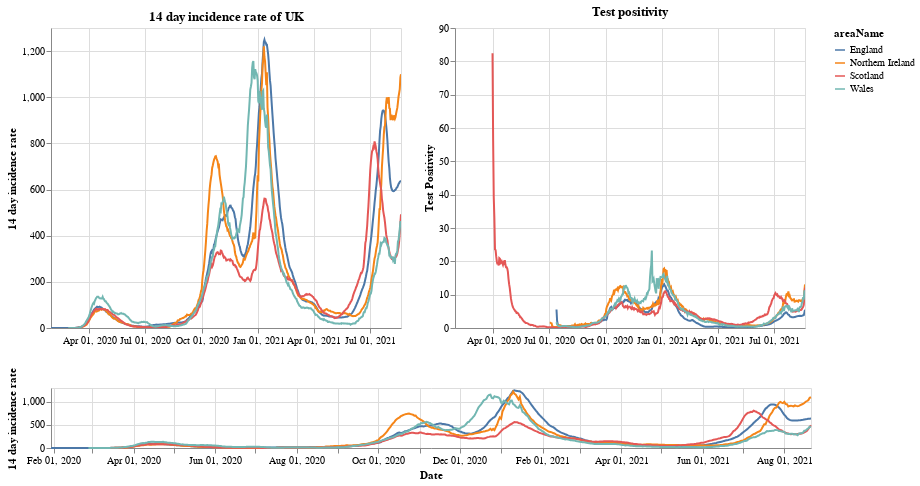

Write notebook code for a chart like this one.
### Markdown cell above
# Plots

First a plot with each country in the UK. The top right shows the positivity rate for (which is the percentage of registered tests which were positive) while the top left is the 14 day incidence rate. The bottom chart can be used to select the timeframe (does not work on a mobile device).

### Code cell
#collapse
brush = alt.selection(type='interval', name='DateBrush',encodings=['x'],fields=['Time'])
leg_selection = alt.selection_multi(fields=['areaName'], bind='legend')

base = alt.Chart(uk_cases).mark_line().encode(
    x=alt.X("yearmonthdate(date):T", axis=alt.Axis(title='Date')),
    y=alt.Y("twoWeeklyCasesRate:Q", axis=alt.Axis(title='14 day incidence rate')),
    tooltip=['areaName', 'date','twoWeeklyCasesRate', 'testPositivity'],
    color='areaName',
    opacity=alt.condition(leg_selection, alt.value(2), alt.value(0.1))
).add_selection(leg_selection).properties(width=350)

upper = base.encode(alt.X('yearmonthdate(date):T', axis=alt.Axis(title=''),
                         scale=alt.Scale(domain=brush))
                   ).properties(title=f'14 day incidence rate of UK')
upper_right = upper.encode(alt.Y('testPositivity:Q', axis=alt.Axis(title='Test Positivity'))).properties(title='Test positivity')
lower = base.properties(height=60, width = 760).add_selection(brush)

(upper | upper_right) & lower

### Figure 1 — Vega-Lite specification as saved in the notebook (floating-point values rounded to 4 significant figures; data arrays with more than 128 entries replaced by an {"elided": "..."} marker saying what was removed)
{"config": {"view": {"continuousWidth": 400, "continuousHeight": 300}}, "vconcat": [{"hconcat": [{"mark": "line", "encoding": {"color": {"type": "nominal", "field": "areaName"}, "opacity": {"condition": {"value": 2, "selection": "selector001"}, "value": 0.1}, "tooltip": [{"type": "nominal", "field": "areaName"}, {"type": "temporal", "field": "date"}, {"type": "quantitative", "field": "twoWeeklyCasesRate"}, {"type": "quantitative", "field": "testPositivity"}], "x": {"type": "temporal", "axis": {"title": ""}, "field": "date", "scale": {"domain": {"selection": "DateBrush"}}, "timeUnit": "yearmonthdate"}, "y": {"type": "quantitative", "axis": {"title": "14 day incidence rate"}, "field": "twoWeeklyCasesRate"}}, "selection": {"selector001": {"type": "multi", "fields": ["areaName"], "bind": "legend"}}, "title": "14 day incidence rate of UK", "width": 350}, {"mark": "line", "encoding": {"color": {"type": "nominal", "field": "areaName"}, "opacity": {"condition": {"value": 2, "selection": "selector001"}, "value": 0.1}, "tooltip": [{"type": "nominal", "field": "areaName"}, {"type": "temporal", "field": "date"}, {"type": "quantitative", "field": "twoWeeklyCasesRate"}, {"type": "quantitative", "field": "testPositivity"}], "x": {"type": "temporal", "axis": {"title": ""}, "field": "date", "scale": {"domain": {"selection": "DateBrush"}}, "timeUnit": "yearmonthdate"}, "y": {"type": "quantitative", "axis": {"title": "Test Positivity"}, "field": "testPositivity"}}, "selection": {"selector001": {"type": "multi", "fields": ["areaName"], "bind": "legend"}}, "title": "Test positivity", "width": 350}]}, {"mark": "line", "encoding": {"color": {"type": "nominal", "field": "areaName"}, "opacity": {"condition": {"value": 2, "selection": "selector001"}, "value": 0.1}, "tooltip": [{"type": "nominal", "field": "areaName"}, {"type": "temporal", "field": "date"}, {"type": "quantitative", "field": "twoWeeklyCasesRate"}, {"type": "quantitative", "field": "testPositivity"}], "x": {"type": "temporal", "axis": {"title": "Date"}, "field": "date", "timeUnit": "yearmonthdate"}, "y": {"type": "quantitative", "axis": {"title": "14 day incidence rate"}, "field": "twoWeeklyCasesRate"}}, "height": 60, "selection": {"selector001": {"type": "multi", "fields": ["areaName"], "bind": "legend"}, "DateBrush": {"type": "interval", "encodings": ["x"], "fields": ["Time"]}}, "width": 760}], "data": {"name": "data-1f427d32c1198fe4a277d3732174d84b"}, "$schema": "https://vega.github.io/schema/vega-lite/v4.8.1.json", "datasets": {"data-1f427d32c1198fe4a277d3732174d84b": {"elided": "2188 records"}}}
